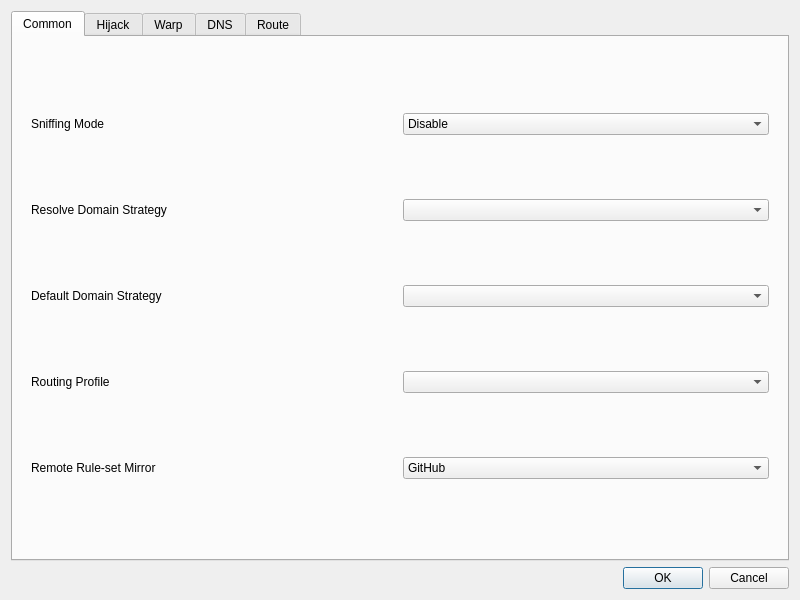
<?xml version="1.0" encoding="UTF-8"?>
<ui version="4.0">
 <class>DialogManageRoutes</class>
 <widget class="QDialog" name="DialogManageRoutes">
  <property name="geometry">
   <rect>
    <x>0</x>
    <y>0</y>
    <width>800</width>
    <height>600</height>
   </rect>
  </property>
  <property name="windowTitle">
   <string>Routes</string>
  </property>
  <layout class="QVBoxLayout" name="verticalLayout">
   <item>
    <widget class="QTabWidget" name="tabWidget">
     <property name="currentIndex">
      <number>0</number>
     </property>
     <widget class="QWidget" name="tab">
      <attribute name="title">
       <string>Common</string>
      </attribute>
      <layout class="QVBoxLayout" name="verticalLayout_3">
       <item>
        <widget class="QWidget" name="widget" native="true">
         <layout class="QGridLayout" name="gridLayout_2">
          <item row="4" column="1">
           <widget class="QComboBox" name="route_prof"/>
          </item>
          <item row="3" column="0">
           <widget class="QLabel" name="label_3">
            <property name="toolTip">
             <string>&lt;html&gt;&lt;head/&gt;&lt;body&gt;&lt;p&gt;Used as default strategy when resolving outbound/dns server Domain addresses&lt;/p&gt;&lt;/body&gt;&lt;/html&gt;</string>
            </property>
            <property name="text">
             <string>Default Domain Strategy</string>
            </property>
           </widget>
          </item>
          <item row="3" column="1">
           <widget class="QComboBox" name="default_domain_strategy">
            <property name="editable">
             <bool>false</bool>
            </property>
           </widget>
          </item>
          <item row="1" column="0">
           <widget class="QLabel" name="label">
            <property name="toolTip">
             <string>Sniffs the connections intial packet(s?) to identify the protocol and the SNI. Sniff result for destination also rewrites the destionation of the connection to the sniffed SNI. For more data on the sniffed protocol refer to the sing-box's documentation.</string>
            </property>
            <property name="text">
             <string>Sniffing Mode</string>
            </property>
           </widget>
          </item>
          <item row="2" column="0">
           <widget class="QLabel" name="label_6">
            <property name="toolTip">
             <string notr="true">&lt;html&gt;&lt;head/&gt;&lt;body&gt;&lt;p&gt;If not empty, resolves domains in requests according to the strategy&lt;/p&gt;&lt;/body&gt;&lt;/html&gt;</string>
            </property>
            <property name="text">
             <string>Resolve Domain Strategy</string>
            </property>
           </widget>
          </item>
          <item row="1" column="1">
           <widget class="QComboBox" name="sniffing_mode">
            <item>
             <property name="text">
              <string>Disable</string>
             </property>
            </item>
            <item>
             <property name="text">
              <string>Sniff result for routing</string>
             </property>
            </item>
           </widget>
          </item>
          <item row="4" column="0">
           <widget class="QLabel" name="route_prof_l">
            <property name="text">
             <string>Routing Profile</string>
            </property>
           </widget>
          </item>
          <item row="2" column="1">
           <widget class="QComboBox" name="domainStrategyCombo">
            <property name="editable">
             <bool>false</bool>
            </property>
           </widget>
          </item>
          <item row="5" column="0">
           <widget class="QLabel" name="ruleset_mirror_l">
            <property name="text">
             <string>Remote Rule-set Mirror</string>
            </property>
           </widget>
          </item>
          <item row="5" column="1">
           <widget class="QComboBox" name="ruleset_mirror">
            <item>
             <property name="text">
              <string>GitHub</string>
             </property>
            </item>
            <item>
             <property name="text">
              <string>jsDelivr(Cloudflare)</string>
             </property>
            </item>
            <item>
             <property name="text">
              <string>jsDelivr(Gcore)</string>
             </property>
            </item>
            <item>
             <property name="text">
              <string>jsDelivr(Quantil)</string>
             </property>
            </item>
            <item>
             <property name="text">
              <string>jsDelivr(Fastly)</string>
             </property>
            </item>
            <item>
             <property name="text">
              <string>jsDelivr(CDN)</string>
             </property>
            </item>
           </widget>
          </item>
         </layout>
        </widget>
       </item>
      </layout>
     </widget>
     <widget class="QWidget" name="tab_4">
      <attribute name="title">
       <string>Hijack</string>
      </attribute>
      <layout class="QVBoxLayout" name="verticalLayout_7">
       <item>
        <widget class="QGroupBox" name="hijack_box">
         <property name="title">
          <string>DNS Server</string>
         </property>
         <layout class="QFormLayout" name="formLayout">
          <item row="0" column="0">
           <widget class="QCheckBox" name="dnshijack_enable">
            <property name="text">
             <string>Enable</string>
            </property>
           </widget>
          </item>
          <item row="0" column="1">
           <widget class="QPushButton" name="dnshijack_what">
            <property name="text">
             <string>How does it work?</string>
            </property>
           </widget>
          </item>
          <item row="3" column="0">
           <widget class="QLabel" name="dnshijack_listenport_l">
            <property name="text">
             <string>Listen Port</string>
            </property>
           </widget>
          </item>
          <item row="3" column="1">
           <widget class="QLineEdit" name="dnshijack_listenport"/>
          </item>
          <item row="4" column="0">
           <widget class="QLabel" name="dnshijack_v4resp_l">
            <property name="text">
             <string>IPv4 Response</string>
            </property>
           </widget>
          </item>
          <item row="4" column="1">
           <widget class="QLineEdit" name="dnshijack_v4resp"/>
          </item>
          <item row="5" column="0">
           <widget class="QLabel" name="dnshijack_v6resp_l">
            <property name="text">
             <string>IPv6 Response</string>
            </property>
           </widget>
          </item>
          <item row="5" column="1">
           <widget class="QLineEdit" name="dnshijack_v6resp"/>
          </item>
          <item row="6" column="0">
           <widget class="QLabel" name="dnshijack_rules_l">
            <property name="toolTip">
             <string>&lt;html&gt;&lt;head/&gt;&lt;body&gt;&lt;p&gt;Following format should be used:&lt;br/&gt;domain:a.com&lt;/p&gt;&lt;p&gt;suffix:a.com&lt;/p&gt;&lt;p&gt;regex:someregex&lt;/p&gt;&lt;p&gt;rule_set:nameOfRuleSet&lt;/p&gt;&lt;/body&gt;&lt;/html&gt;</string>
            </property>
            <property name="text">
             <string>Rules</string>
            </property>
           </widget>
          </item>
          <item row="6" column="1">
           <widget class="QTextEdit" name="dnshijack_rules"/>
          </item>
          <item row="2" column="1">
           <widget class="QCheckBox" name="dnshijack_allow_lan">
            <property name="toolTip">
             <string>&lt;html&gt;&lt;head/&gt;&lt;body&gt;&lt;p&gt;Whether to listen on 0.0.0.0 so that other devices on LAN can use this server&lt;/p&gt;&lt;/body&gt;&lt;/html&gt;</string>
            </property>
            <property name="text">
             <string>Allow Lan to Connect</string>
            </property>
           </widget>
          </item>
         </layout>
        </widget>
       </item>
       <item>
        <widget class="QGroupBox" name="groupBox_3">
         <property name="title">
          <string>Redirect Settings</string>
         </property>
         <layout class="QFormLayout" name="formLayout_2">
          <item row="2" column="1">
           <widget class="QLineEdit" name="redirect_listenport"/>
          </item>
          <item row="2" column="0">
           <widget class="QLabel" name="redirect_listenport_l">
            <property name="text">
             <string>Listen Port</string>
            </property>
           </widget>
          </item>
          <item row="0" column="0">
           <widget class="QCheckBox" name="redirect_enable">
            <property name="text">
             <string>Enable</string>
            </property>
           </widget>
          </item>
          <item row="1" column="1">
           <widget class="QLineEdit" name="redirect_listenaddr"/>
          </item>
          <item row="1" column="0">
           <widget class="QLabel" name="redirect_listenaddr_l">
            <property name="text">
             <string>Listen Address</string>
            </property>
           </widget>
          </item>
         </layout>
        </widget>
       </item>
      </layout>
     </widget>
     <widget class="QWidget" name="tab_5">
      <attribute name="title">
       <string>Warp</string>
      </attribute>
      <layout class="QVBoxLayout" name="verticalLayout_8">
       <item>
        <widget class="QWidget" name="widget_3" native="true">
         <layout class="QFormLayout" name="formLayout_3">
          <item row="0" column="0">
           <widget class="QCheckBox" name="enable_warp">
            <property name="toolTip">
             <string>&lt;html&gt;&lt;head/&gt;&lt;body&gt;&lt;p&gt;Enables the following config to be used as egress, useful for bypassing services restrciting non-warp VPNs&lt;/p&gt;&lt;/body&gt;&lt;/html&gt;</string>
            </property>
            <property name="text">
             <string>Enable Warp</string>
            </property>
           </widget>
          </item>
          <item row="1" column="0">
           <widget class="QLabel" name="label_7">
            <property name="text">
             <string>Endpoint</string>
            </property>
           </widget>
          </item>
          <item row="1" column="1">
           <widget class="QLineEdit" name="warp_ep"/>
          </item>
          <item row="2" column="0">
           <widget class="QLabel" name="label_4">
            <property name="text">
             <string>Private Key</string>
            </property>
           </widget>
          </item>
          <item row="2" column="1">
           <widget class="QLineEdit" name="warp_private_key"/>
          </item>
          <item row="3" column="0">
           <widget class="QLabel" name="label_5">
            <property name="text">
             <string>Public Key</string>
            </property>
           </widget>
          </item>
          <item row="3" column="1">
           <widget class="QLineEdit" name="warp_public_key"/>
          </item>
          <item row="4" column="0">
           <widget class="QLabel" name="label_12">
            <property name="text">
             <string>Interface Addresses</string>
            </property>
           </widget>
          </item>
          <item row="4" column="1">
           <widget class="QLineEdit" name="warp_ifc_addrs"/>
          </item>
          <item row="5" column="1">
           <widget class="QPushButton" name="warp_autogen">
            <property name="toolTip">
             <string>&lt;html&gt;&lt;head/&gt;&lt;body&gt;&lt;p&gt;Gets a new config from cloudflare API&lt;/p&gt;&lt;/body&gt;&lt;/html&gt;</string>
            </property>
            <property name="text">
             <string>Generate Warp Config</string>
            </property>
           </widget>
          </item>
         </layout>
        </widget>
       </item>
      </layout>
     </widget>
     <widget class="QWidget" name="tab_3">
      <attribute name="title">
       <string>DNS</string>
      </attribute>
      <layout class="QVBoxLayout" name="verticalLayout_4">
       <item>
        <widget class="QGroupBox" name="simple_dns_box">
         <property name="title">
          <string>Simple DNS Settings</string>
         </property>
         <layout class="QGridLayout" name="gridLayout">
          <item row="2" column="3">
           <layout class="QHBoxLayout" name="horizontalLayout_8">
            <item>
             <widget class="QComboBox" name="direct_dns">
              <property name="sizePolicy">
               <sizepolicy hsizetype="Expanding" vsizetype="Fixed">
                <horstretch>0</horstretch>
                <verstretch>0</verstretch>
               </sizepolicy>
              </property>
              <property name="editable">
               <bool>true</bool>
              </property>
              <item>
               <property name="text">
                <string notr="true">localhost</string>
               </property>
              </item>
              <item>
               <property name="text">
                <string notr="true">223.5.5.5</string>
               </property>
              </item>
              <item>
               <property name="text">
                <string notr="true">119.29.29.29</string>
               </property>
              </item>
              <item>
               <property name="text">
                <string notr="true">178.22.122.100</string>
               </property>
              </item>
              <item>
               <property name="text">
                <string notr="true">77.88.8.8</string>
               </property>
              </item>
             </widget>
            </item>
            <item>
             <widget class="QLabel" name="label_11">
              <property name="text">
               <string>Query Strategy</string>
              </property>
             </widget>
            </item>
            <item>
             <widget class="QComboBox" name="direct_dns_strategy"/>
            </item>
           </layout>
          </item>
          <item row="1" column="3">
           <layout class="QHBoxLayout" name="horizontalLayout_7">
            <item>
             <widget class="QComboBox" name="remote_dns">
              <property name="sizePolicy">
               <sizepolicy hsizetype="Expanding" vsizetype="Fixed">
                <horstretch>0</horstretch>
                <verstretch>0</verstretch>
               </sizepolicy>
              </property>
              <property name="editable">
               <bool>true</bool>
              </property>
              <item>
               <property name="text">
                <string notr="true">tls://8.8.8.8</string>
               </property>
              </item>
              <item>
               <property name="text">
                <string notr="true">tls://1.1.1.1</string>
               </property>
              </item>
              <item>
               <property name="text">
                <string notr="true">8.8.8.8</string>
               </property>
              </item>
              <item>
               <property name="text">
                <string notr="true">1.1.1.1</string>
               </property>
              </item>
             </widget>
            </item>
            <item>
             <widget class="QLabel" name="label_10">
              <property name="text">
               <string>Query Strategy</string>
              </property>
             </widget>
            </item>
            <item>
             <widget class="QComboBox" name="remote_dns_strategy"/>
            </item>
           </layout>
          </item>
          <item row="4" column="3">
           <layout class="QHBoxLayout" name="horizontalLayout_5">
            <item>
             <widget class="QLineEdit" name="local_override"/>
            </item>
           </layout>
          </item>
          <item row="6" column="3">
           <layout class="QHBoxLayout" name="horizontalLayout_3">
            <item>
             <widget class="QComboBox" name="dns_final_out">
              <item>
               <property name="text">
                <string notr="true">remote</string>
               </property>
              </item>
              <item>
               <property name="text">
                <string notr="true">direct</string>
               </property>
              </item>
             </widget>
            </item>
            <item>
             <widget class="QCheckBox" name="enable_fakeip">
              <property name="text">
               <string>Enable FakeIP</string>
              </property>
             </widget>
            </item>
            <item>
             <widget class="QCheckBox" name="enable_dns_routing">
              <property name="toolTip">
               <string>&lt;html&gt;&lt;head/&gt;&lt;body&gt;&lt;p&gt;When enabled, domains destined for direct outbound will also be resolved using direct dns&lt;/p&gt;&lt;/body&gt;&lt;/html&gt;</string>
              </property>
              <property name="text">
               <string>Enable DNS Routing</string>
              </property>
             </widget>
            </item>
           </layout>
          </item>
          <item row="1" column="0">
           <widget class="QLabel" name="label_9">
            <property name="toolTip">
             <string>&lt;html&gt;&lt;head/&gt;&lt;body&gt;&lt;p&gt;examples:&lt;br/&gt;tls://8.8.8.8&lt;br/&gt;https://domain/path&lt;/p&gt;&lt;p&gt;tcp://8.8.8.8:1234&lt;/p&gt;&lt;p&gt;dhcp://auto&lt;/p&gt;&lt;p&gt;h3://domain/path&lt;/p&gt;&lt;p&gt;quic://domain:4632&lt;/p&gt;&lt;p&gt;etc&lt;/p&gt;&lt;/body&gt;&lt;/html&gt;</string>
            </property>
            <property name="text">
             <string>Remote DNS</string>
            </property>
            <property name="buddy">
             <cstring>widget</cstring>
            </property>
           </widget>
          </item>
          <item row="6" column="0">
           <widget class="QLabel" name="dns_final_out_l">
            <property name="text">
             <string>Default DNS server</string>
            </property>
           </widget>
          </item>
          <item row="2" column="0">
           <widget class="QLabel" name="label_8">
            <property name="toolTip">
             <string>This is especially important and it is recommended to use the default value of &quot;localhost&quot;.
If the default value does not work, try changing it to &quot;223.5.5.5&quot;.
For more information, see the document &quot;Configuration/DNS&quot;.</string>
            </property>
            <property name="text">
             <string>Direct DNS</string>
            </property>
           </widget>
          </item>
          <item row="4" column="0">
           <widget class="QLabel" name="label_2">
            <property name="toolTip">
             <string>&lt;html&gt;&lt;head/&gt;&lt;body&gt;&lt;p&gt;Local DNS can not be used in some configurations, you will have to set an ip here to be used as local dns in such situations&lt;/p&gt;&lt;/body&gt;&lt;/html&gt;</string>
            </property>
            <property name="text">
             <string>Local Override</string>
            </property>
           </widget>
          </item>
          <item row="7" column="3">
           <layout class="QHBoxLayout" name="horizontalLayout_6">
            <item>
             <widget class="QLineEdit" name="cache_cap"/>
            </item>
            <item>
             <widget class="QCheckBox" name="disable_cache">
              <property name="text">
               <string>Disable Cache</string>
              </property>
             </widget>
            </item>
            <item>
             <widget class="QCheckBox" name="disable_expire">
              <property name="text">
               <string>Disable Expire</string>
              </property>
             </widget>
            </item>
            <item>
             <widget class="QCheckBox" name="reverse_mapping">
              <property name="text">
               <string>Reverse Mapping</string>
              </property>
             </widget>
            </item>
           </layout>
          </item>
          <item row="7" column="0">
           <widget class="QLabel" name="label_13">
            <property name="text">
             <string>Cache Capacity</string>
            </property>
           </widget>
          </item>
         </layout>
        </widget>
       </item>
       <item>
        <widget class="QGroupBox" name="groupBox_2">
         <property name="title">
          <string>DNS Object Settings</string>
         </property>
         <layout class="QVBoxLayout" name="verticalLayout_5">
          <item>
           <layout class="QHBoxLayout" name="horizontalLayout_4">
            <item>
             <widget class="QCheckBox" name="use_dns_object">
              <property name="text">
               <string>Use DNS Object</string>
              </property>
             </widget>
            </item>
            <item>
             <widget class="QPushButton" name="format_dns_object">
              <property name="sizePolicy">
               <sizepolicy hsizetype="Maximum" vsizetype="Fixed">
                <horstretch>0</horstretch>
                <verstretch>0</verstretch>
               </sizepolicy>
              </property>
              <property name="text">
               <string>Format</string>
              </property>
             </widget>
            </item>
            <item>
             <widget class="QPushButton" name="dns_document">
              <property name="sizePolicy">
               <sizepolicy hsizetype="Maximum" vsizetype="Fixed">
                <horstretch>0</horstretch>
                <verstretch>0</verstretch>
               </sizepolicy>
              </property>
              <property name="text">
               <string>Document</string>
              </property>
             </widget>
            </item>
           </layout>
          </item>
          <item>
           <widget class="QPlainTextEdit" name="dns_object"/>
          </item>
         </layout>
        </widget>
       </item>
      </layout>
     </widget>
     <widget class="QWidget" name="tab_2">
      <attribute name="title">
       <string>Route</string>
      </attribute>
      <layout class="QVBoxLayout" name="verticalLayout_2">
       <item>
        <widget class="QGroupBox" name="route_profiles_box">
         <property name="title">
          <string>Routing Profiles</string>
         </property>
         <layout class="QVBoxLayout" name="verticalLayout_6">
          <item>
           <widget class="QListWidget" name="route_profiles"/>
          </item>
          <item>
           <widget class="QWidget" name="widget_2" native="true">
            <layout class="QHBoxLayout" name="horizontalLayout_2">
             <item>
              <widget class="QPushButton" name="new_route">
               <property name="text">
                <string>New</string>
               </property>
              </widget>
             </item>
             <item>
              <widget class="QPushButton" name="clone_route">
               <property name="text">
                <string>Clone</string>
               </property>
              </widget>
             </item>
             <item>
              <widget class="QPushButton" name="export_route">
               <property name="text">
                <string>Export</string>
               </property>
              </widget>
             </item>
             <item>
              <widget class="QPushButton" name="edit_route">
               <property name="text">
                <string>Edit</string>
               </property>
              </widget>
             </item>
             <item>
              <widget class="QPushButton" name="delete_route">
               <property name="text">
                <string>Delete</string>
               </property>
              </widget>
             </item>
            </layout>
           </widget>
          </item>
         </layout>
        </widget>
       </item>
      </layout>
     </widget>
    </widget>
   </item>
   <item>
    <layout class="QHBoxLayout" name="horizontalLayout">
     <item>
      <widget class="QDialogButtonBox" name="buttonBox">
       <property name="sizePolicy">
        <sizepolicy hsizetype="Preferred" vsizetype="Preferred">
         <horstretch>0</horstretch>
         <verstretch>0</verstretch>
        </sizepolicy>
       </property>
       <property name="standardButtons">
        <set>QDialogButtonBox::StandardButton::Cancel|QDialogButtonBox::StandardButton::Ok</set>
       </property>
      </widget>
     </item>
    </layout>
   </item>
  </layout>
 </widget>
 <tabstops>
  <tabstop>tabWidget</tabstop>
  <tabstop>sniffing_mode</tabstop>
  <tabstop>domainStrategyCombo</tabstop>
  <tabstop>default_domain_strategy</tabstop>
  <tabstop>remote_dns</tabstop>
  <tabstop>remote_dns_strategy</tabstop>
  <tabstop>direct_dns</tabstop>
  <tabstop>direct_dns_strategy</tabstop>
  <tabstop>dns_final_out</tabstop>
  <tabstop>use_dns_object</tabstop>
  <tabstop>format_dns_object</tabstop>
  <tabstop>dns_document</tabstop>
  <tabstop>dns_object</tabstop>
 </tabstops>
 <resources/>
 <connections>
  <connection>
   <sender>buttonBox</sender>
   <signal>rejected()</signal>
   <receiver>DialogManageRoutes</receiver>
   <slot>reject()</slot>
   <hints>
    <hint type="sourcelabel">
     <x>399</x>
     <y>574</y>
    </hint>
    <hint type="destinationlabel">
     <x>399</x>
     <y>299</y>
    </hint>
   </hints>
  </connection>
  <connection>
   <sender>buttonBox</sender>
   <signal>accepted()</signal>
   <receiver>DialogManageRoutes</receiver>
   <slot>accept()</slot>
   <hints>
    <hint type="sourcelabel">
     <x>399</x>
     <y>574</y>
    </hint>
    <hint type="destinationlabel">
     <x>399</x>
     <y>299</y>
    </hint>
   </hints>
  </connection>
 </connections>
</ui>
